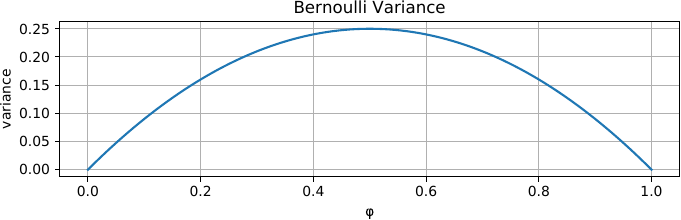

The Python source for this figure:
#!/usr/bin/env python3
import matplotlib.pyplot as plt
import numpy as np

xs = np.linspace(0, 1, 100)
ys = xs * (1 - xs)

plt.figure(figsize=(8,4))
plt.plot(xs, ys)
plt.xlabel("φ")
plt.ylabel("variance")
plt.yticks(np.arange(0, 0.3, step=0.05))
plt.gca().set_aspect(1)
plt.grid(True)
plt.title("Bernoulli Variance")
plt.savefig("bernoulli_variance.pdf")
